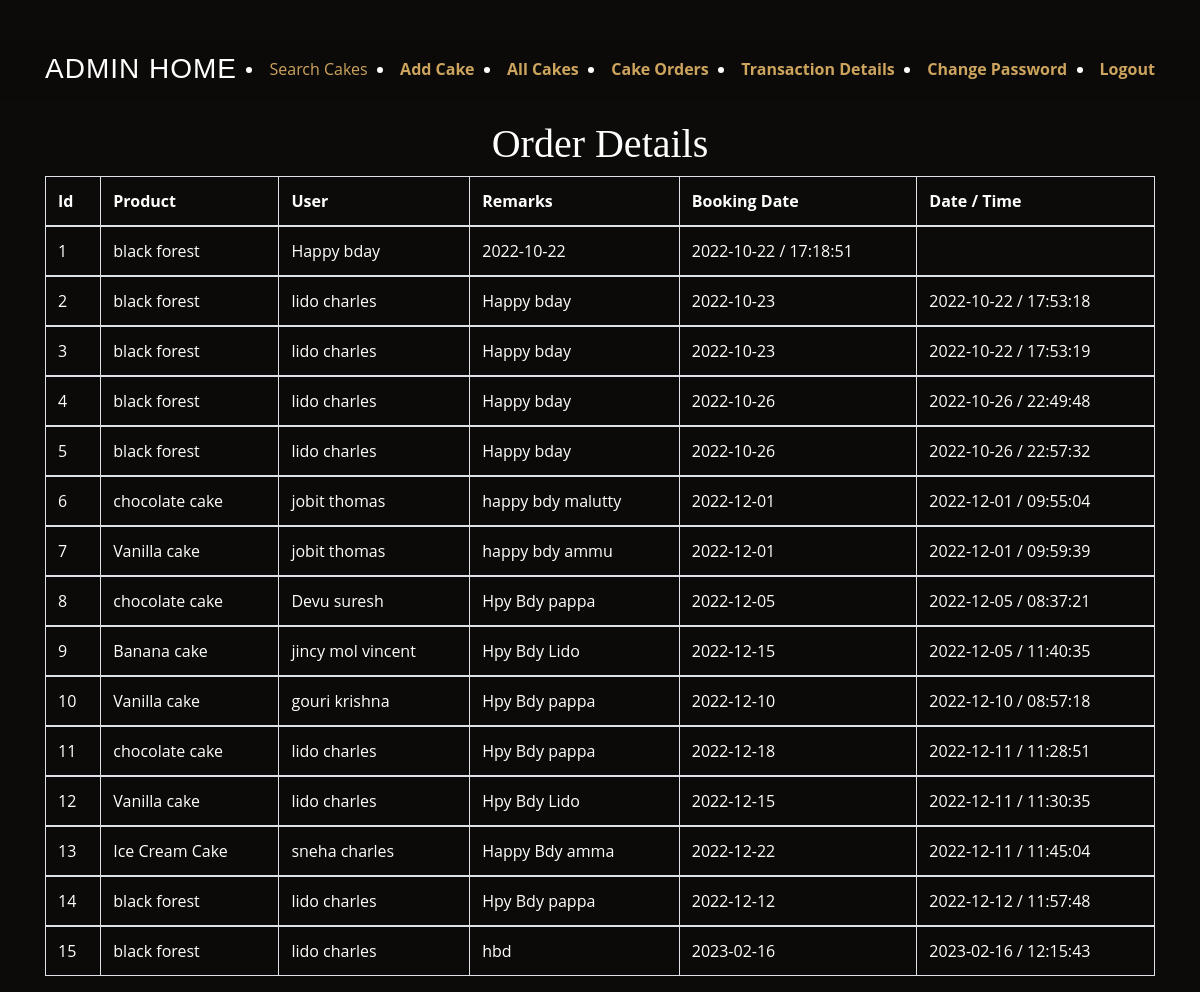
Screenshot of /admin_cake_orders_view with the database file from the repository.
### myapp/models.py (models this page shows, shortened)
class cake_order(models.Model):
    user_id = models.IntegerField()
    cake_id = models.IntegerField()
    dt  = models.CharField(max_length=50)
    tm  = models.CharField(max_length=50)
    remarks = models.CharField(max_length=50)
    bdt = models.CharField(max_length=50)
    status = models.CharField(max_length=50)

class cake_master(models.Model):
    name  = models.CharField(max_length=50)
    description  = models.CharField(max_length=500)
    qty  = models.CharField(max_length=50)
    price  = models.CharField(max_length=50)
    pic = models.CharField(max_length=500)
    dt = models.CharField(max_length=50)
    tm = models.CharField(max_length=50)
    status = models.CharField(max_length=50)

class user_details(models.Model):
    user_id = models.IntegerField()
    fname = models.CharField(max_length=100)
    lname = models.CharField(max_length=200)
    gender = models.CharField(max_length=25)
    age = models.IntegerField()
    addr = models.CharField(max_length=500)
    pin = models.IntegerField()
    contact = models.IntegerField()
    email = models.CharField(max_length=25)

### myapp/views.py (the view)
# urls.py: path('admin_cake_orders_view', views.admin_cake_orders_view, name='admin_cake_orders_view'),
def admin_cake_orders_view(request):
    sd_l = cake_master.objects.all()
    suc_l = cake_order.objects.filter()
    ud_l = user_details.objects.all()
    context = {'cake_list': sd_l, 'order_list': suc_l, 'msg': '', 'user_list': ud_l}
    return render(request, './myapp/admin_cake_orders_view.html', context)

### myapp/templates/myapp/admin_cake_orders_view.html (shortened to what this page needs)
{% extends 'myapp/admin_base.html' %}
{% load static %}
{% block body %}
<br>
<br>
<br>
<br>
<br>
<center>
    <h1>Order Details</h1>
    <div class="container">
    <form role="form" name="frm" action="" method="post">
        <table class="table table-striped table-bordered">
            <thead>
            <tr>
                <th><font color="white">Id</font></th>
                <th><font color="white">Product</font></th>
                <th><font color="white">User</font></th>
                <th><font color="white">Remarks</font></th>
                <th><font color="white">Booking Date</font></th>
                <th><font color="white">Date / Time</font></th>
            </tr>
            </thead>
            {% for cs in order_list %}
            <tbody>
            <tr>
                <td><font color="white">{{ cs.id }}</font></td>
                {% for h in cake_list %}
                    {% if h.id == cs.cake_id %}
                <td><font color="white">{{ h.name }}</font></td>
				    {% endif %}
			    {% endfor %}
                {% for h in user_list %}
                    {% if h.user_id == cs.user_id %}
                <td><font color="white">{{ h.fname }} {{ h.lname }}</font></td>
				    {% endif %}
			    {% endfor %}
                <td><font color="white">{{ cs.remarks }}</font></td>
                <td><font color="white">{{ cs.bdt }}</font></td>
                <td><font color="white">{{ cs.dt }} / {{ cs.tm }}</font></td>
            </tr>
            <tbody>
            {% endfor %}
        </table>
    </form>
    </div>
</center>
{% endblock %}

### myapp/static/myapp/assets/css/style.css (style rules this page uses)
body { font-family: "Open Sans", sans-serif; background: #0c0b09; color: #fff; }
h1, h2, h3, h4, h5, h6 { font-family: "Playfair Display", serif; }

### rows the page displays
cake_order: id "1", remarks "Happy bday", bdt "2022-10-22", dt "2022-10-22", tm "17:18:51"
cake_master: name "black forest"
cake_order: id "2", remarks "Happy bday", bdt "2022-10-23", dt "2022-10-22", tm "17:53:18"
user_details: fname "lido", lname "charles"
cake_order: id "3", remarks "Happy bday", bdt "2022-10-23", dt "2022-10-22", tm "17:53:19"
cake_order: id "4", remarks "Happy bday", bdt "2022-10-26", dt "2022-10-26", tm "22:49:48"
cake_order: id "5", remarks "Happy bday", bdt "2022-10-26", dt "2022-10-26", tm "22:57:32"
cake_order: id "6", remarks "happy bdy malutty", bdt "2022-12-01", dt "2022-12-01", tm "09:55:04"
cake_master: name "chocolate cake"
user_details: fname "jobit", lname "thomas"
cake_order: id "7", remarks "happy bdy ammu", bdt "2022-12-01", dt "2022-12-01", tm "09:59:39"
cake_master: name "Vanilla cake"
cake_order: id "8", remarks "Hpy Bdy pappa", bdt "2022-12-05", dt "2022-12-05", tm "08:37:21"
user_details: fname "Devu", lname "suresh"
cake_order: id "9", remarks "Hpy Bdy Lido", bdt "2022-12-15", dt "2022-12-05", tm "11:40:35"
cake_master: name "Banana cake"
user_details: fname "jincy", lname "mol vincent"
cake_order: id "10", remarks "Hpy Bdy pappa", bdt "2022-12-10", dt "2022-12-10", tm "08:57:18"
user_details: fname "gouri", lname "krishna"
cake_order: id "11", remarks "Hpy Bdy pappa", bdt "2022-12-18", dt "2022-12-11", tm "11:28:51"
cake_order: id "12", remarks "Hpy Bdy Lido", bdt "2022-12-15", dt "2022-12-11", tm "11:30:35"
cake_order: id "13", remarks "Happy Bdy amma", bdt "2022-12-22", dt "2022-12-11", tm "11:45:04"
cake_master: name "Ice Cream Cake"
user_details: fname "sneha", lname "charles"
cake_order: id "14", remarks "Hpy Bdy pappa", bdt "2022-12-12", dt "2022-12-12", tm "11:57:48"
cake_order: id "15", remarks "hbd", bdt "2023-02-16", dt "2023-02-16", tm "12:15:43"
user_details: fname "lido", lname "charles"
